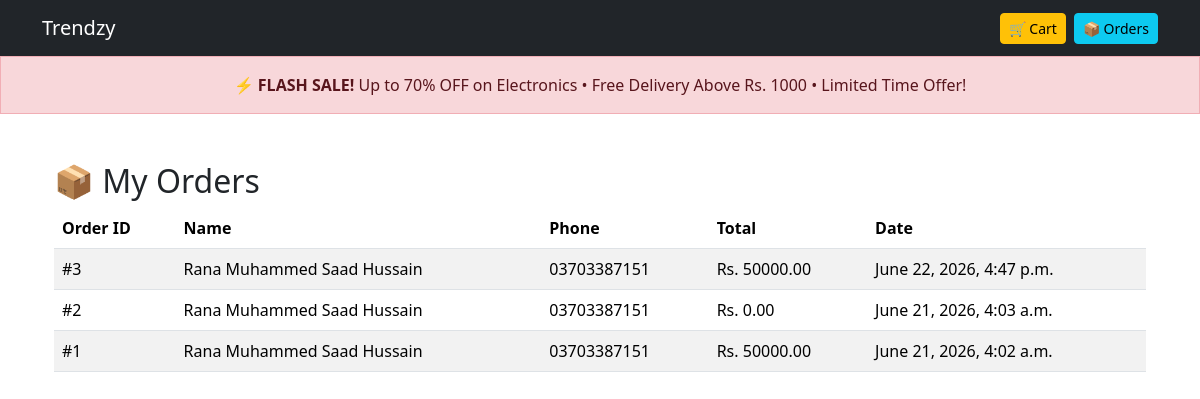
Screenshot of /cart/orders/ with the database file from the repository.
### cart/models.py (models this page shows, shortened)
class Order(models.Model):
    full_name = models.CharField(max_length=200)
    phone = models.CharField(max_length=20)
    address = models.TextField()
    payment_method = models.CharField(max_length=50, default="COD")
    payment_status = models.CharField(max_length=20, default="Pending")
    payment_screenshot = models.ImageField(
        upload_to="payments/",
        blank=True,
        null=True
    )
    total_price = models.DecimalField(max_digits=10, decimal_places=2)
    created_at = models.DateTimeField(default=timezone.now)

### cart/views.py (the view)
# urls.py: path('orders/', views.order_history, name='orders'),
def order_history(request):
    orders = Order.objects.all().order_by("-created_at")
    return render(request, "cart/orders.html", {
        "orders": orders
    })

### cart/templates/cart/orders.html
{% extends 'base.html' %}
{% block content %}
<div class="container mt-5">
    <h2>📦 My Orders</h2>
    {% if orders %}
        <table class="table table-striped">
            <thead>
                <tr>
                    <th>Order ID</th>
                    <th>Name</th>
                    <th>Phone</th>
                    <th>Total</th>
                    <th>Date</th>
                </tr>
            </thead>
            <tbody>
            {% for order in orders %}
                <tr>
                    <td>#{{ order.id }}</td>
                    <td>{{ order.full_name }}</td>
                    <td>{{ order.phone }}</td>
                    <td>Rs. {{ order.total_price }}</td>
                    <td>{{ order.created_at }}</td>
                </tr>
            {% endfor %}
            </tbody>
        </table>
    {% else %}
        <div class="alert alert-info">
            No orders found.
        </div>
    {% endif %}
</div>
{% endblock %}

### rows the page displays
Order: id "3", full_name "Rana Muhammed Saad Hussain", phone "03703387151", total_price "50000.00", created_at "June 22, 2026, 4:47 p.m."
Order: id "2", full_name "Rana Muhammed Saad Hussain", phone "03703387151", total_price "0.00", created_at "June 21, 2026, 4:03 a.m."
Order: id "1", full_name "Rana Muhammed Saad Hussain", phone "03703387151", total_price "50000.00", created_at "June 21, 2026, 4:02 a.m."
